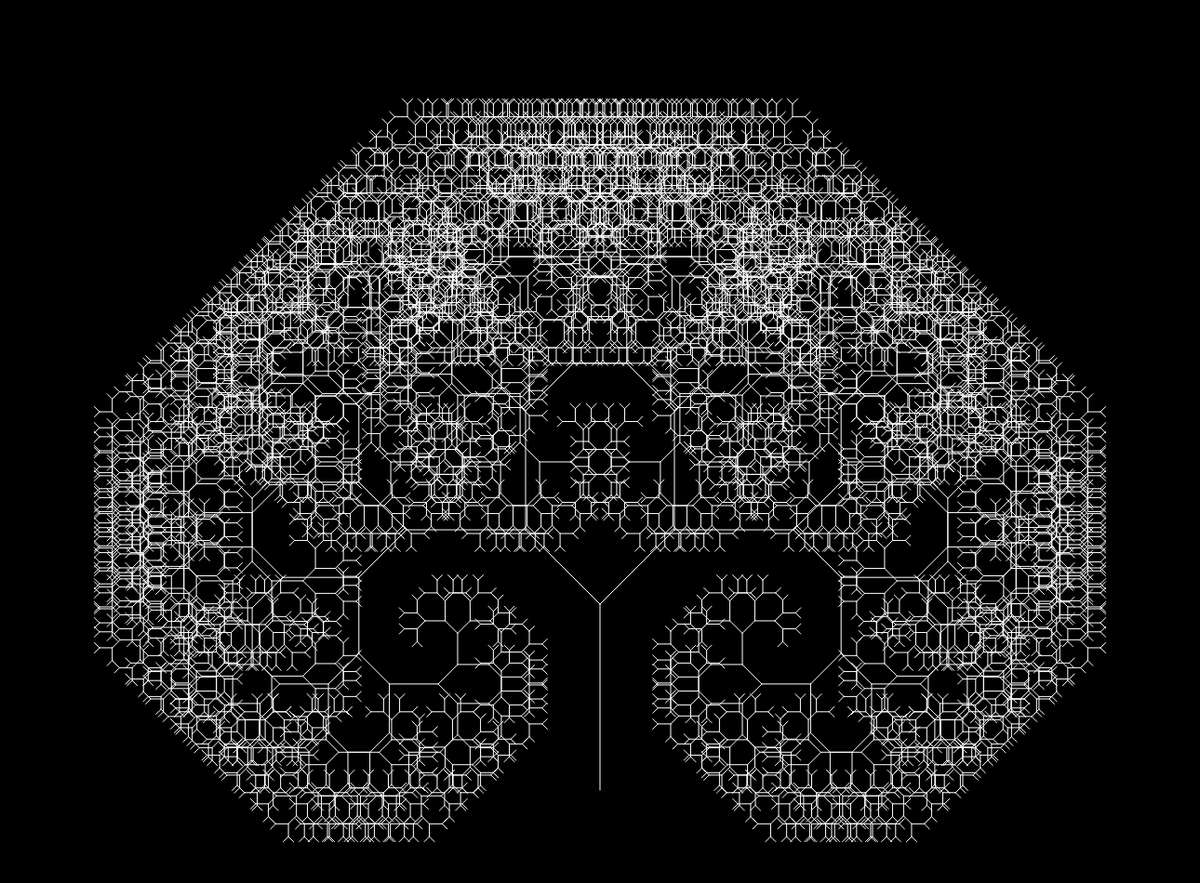
Frame 1 (no input)
Frame 2 (the mouse pressed at the canvas centre, redrawn once): identical to frame 1, image omitted

The p5.js sketch that drew this single still picture (run headless with seeded random() and noise() and a simulated clock; the mouse was pressed at the canvas centre and the sketch redrawn once):

// p5.js sketch
// ── sketch.js
class Branch{
  constructor(x,y,len,angle){
    this.x = x;
    this.y = y;
    this.len = len;
    this.angle = angle;
    this.x1 = map(abs(this.angle), 0, 180, this.x-this.len, this.x + this.len);
    let angley = (this.angle > 90) ? (180 - this.angle) : ((this.angle < -90) ? (-180-this.angle) : this.angle);
    this.y1 = map(angley, -90, 90, this.y - this.len, this.y + this.len);
  }

  show(){
    stroke(255);
    line(this.x, this.y, this.x1, this.y1);
  }
}

function setup() {
  createCanvas(1290, 950);
}

//http://127.0.0.1:5500/

function draw() {
  background(0);
  branch(new Branch(width/2, height-100, 200, -90));
  noLoop();
}

function branch(br){
  if(br.len < 10) return;
  br.show();
  let angle = br.angle - 45;
  branch(new Branch(br.x1, br.y1, br.len * .8, (angle < -180) ? angle+360 : angle));
  angle = br.angle + 45;
  branch(new Branch(br.x1, br.y1, br.len * .8, (angle > 180) ? angle-360 : angle));
}
